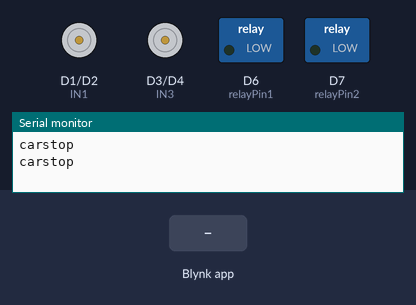
The sketch below on a simulated ESP8266 (NodeMCU). On the bench: motor-driver pin pairs drawn as motors (green arrow = first pin HIGH = forward, orange = second pin HIGH = backward, longer = more drive, scaled by the enable pin), switched loads named in the sketch (green lamp = pin HIGH), the last lines printed to the serial monitor. Inputs (shaded band) come from the test bench. WiFi joins after 1.5 s; servers stay silent unless stated.

Above: at 3.0 s.
3.1 s: Blynk app writes 1 to V0
5.3 s: Blynk app writes 1 to V4
At 6.5 s:
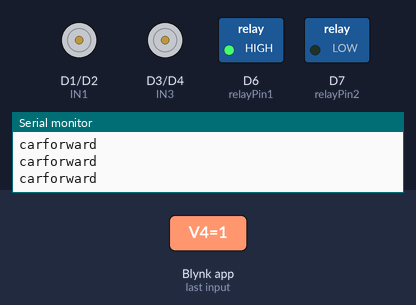
7.3 s: Blynk app writes 0 to V0
9.3 s: Blynk app writes 1 to V1
11.3 s: Blynk app writes 0 to V4
At 12.3 s:
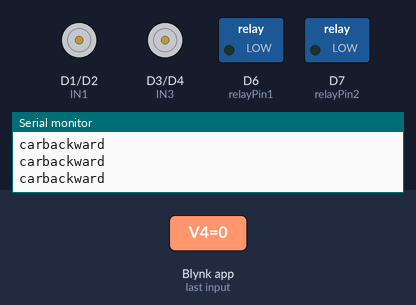
13.3 s: Blynk app writes 1 to V5
At 15.1 s:
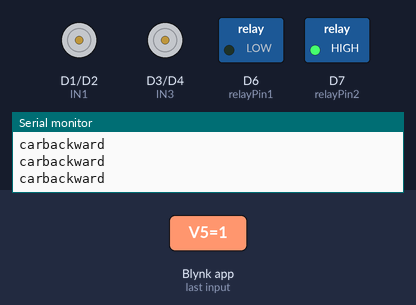
Timing chart, 0 to 16.3 s (numbered marks = the images above; inputs shaded):
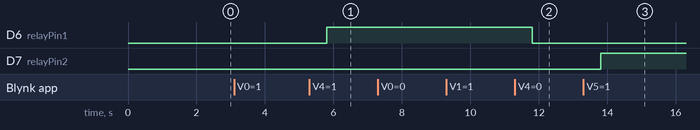

Measured:
- after the input at 5.3 s, D6 (relayPin1): LOW → HIGH after 0.51 s
- after the input at 11.3 s, D6 (relayPin1): HIGH → LOW after 0.51 s
- after the input at 13.3 s, D7 (relayPin2): LOW → HIGH after 0.51 s

The sketch:

ALL_IN_ONE_AGRICUTURE_SALIL_AND_PRANAV.ino
```cpp
#define BLYNK_PRINT Serial
#include <ESP8266WiFi.h>
#include <BlynkSimpleEsp8266.h>

#define BLYNK_TEMPLATE_ID "TMPL3kB0mNIWD"
#define BLYNK_TEMPLATE_NAME "agricuture robot"
#define BLYNK_AUTH_TOKEN "NFjUY5ww3RXf6Y3Y30mb8jXVoSp92WZg"

//Motor PINs
#define ENA               D0
#define IN1               D1
#define IN2               D2
#define IN3               D3
#define IN4               D4
#define ENB               D5
#define relayPin1         D6 // Set the GPIO pin for the relay
#define relayPin2         D7 // Set the GPIO pin for the relay

bool forward = 0;
bool backward = 0;
bool left = 0;
bool right = 0;
int Speed;

char auth[] = "NFjUY5ww3RXf6Y3Y30mb8jXVoSp92WZg"; //Enter your Blynk application auth token
char ssid[] = "Salil OnePlus"; //Enter your WIFI name
char pass[] = "12345678"; //Enter your WIFI passowrd

int angle = 0;
bool isRotating = false;
int cycleCount = 0;

// This function
//creates the timer object. It's part of Blynk library
BlynkTimer timer;

void setup() {
  Serial.begin(115200);
  pinMode(ENA, OUTPUT);
  pinMode(IN1, OUTPUT);
  pinMode(IN2, OUTPUT);
  pinMode(IN3, OUTPUT);
  pinMode(IN4, OUTPUT);
  pinMode(ENB, OUTPUT);
  pinMode(relayPin1, OUTPUT);
  pinMode(relayPin2, OUTPUT);
  WiFi.begin(ssid, pass); // Connect to Wi-Fi
  while (WiFi.status() != WL_CONNECTED)
  Blynk.begin(auth, ssid, pass);
}

BLYNK_WRITE(V0) {
  forward = param.asInt();
}

BLYNK_WRITE(V1) {
  backward = param.asInt();
}

BLYNK_WRITE(V2) {
  right = param.asInt();
}

BLYNK_WRITE(V3) {
  left = param.asInt();
}

//BLYNK_WRITE(V4) {
  //Speed = param.asInt();
//}

 BLYNK_WRITE(V4) // Virtual pin 1 for Blynk switch
{
  int value = param.asInt();

  if (value == 1) // If the switch is turned on
  {
    digitalWrite(relayPin1, HIGH); // Turn on the relay
  }
  else // If the switch is turned off
  {
    digitalWrite(relayPin1, LOW); // Turn off the relay
  }
}
  BLYNK_WRITE(V5) // Virtual pin 1 for Blynk switch
{
  int value = param.asInt();

  if (value == 1) // If the switch is turned on
  {
    digitalWrite(relayPin2, HIGH); // Turn on the relay
  }
  else // If the switch is turned off
  {
    digitalWrite(relayPin2, LOW); // Turn off the relay
  }
}

void smartcar() {
  if (forward == 1) {
    carforward();
    Serial.println("carforward");
  } else if (backward == 1) {
    carbackward();
    Serial.println("carbackward");
  } else if (left == 1) {
    carturnleft();
    Serial.println("carfleft");
  } else if (right == 1) {
    carturnright();
    Serial.println("carright");
  } else if (forward == 0 && backward == 0 && left == 0 && right == 0) {
    carStop();
    Serial.println("carstop");
  }
}

void loop() {
  Blynk.run();
  timer.run();
  smartcar();
  delay(1000);
}

void carforward() {
  analogWrite(ENA, Speed);
  analogWrite(ENB, Speed);
  digitalWrite(IN1, HIGH);
  digitalWrite(IN2, LOW);
  digitalWrite(IN3, HIGH);
  digitalWrite(IN4, LOW);
}
void carbackward() {
  analogWrite(ENA, Speed);
  analogWrite(ENB, Speed);
  digitalWrite(IN1, LOW);
  digitalWrite(IN2, HIGH);
  digitalWrite(IN3, LOW);
  digitalWrite(IN4, HIGH);
}
void carturnleft() {
  analogWrite(ENA, Speed);
  analogWrite(ENB, Speed);
  digitalWrite(IN1, HIGH);
  digitalWrite(IN2, LOW);
  digitalWrite(IN3, LOW);
  digitalWrite(IN4, HIGH);
}
void carturnright() {
  analogWrite(ENA, Speed);
  analogWrite(ENB, Speed);
  digitalWrite(IN1, LOW);
  digitalWrite(IN2, HIGH);
  digitalWrite(IN3, HIGH);
  digitalWrite(IN4, LOW);
}
void carStop() {
  digitalWrite(IN1, LOW);
  digitalWrite(IN2, LOW);
  digitalWrite(IN3, LOW);
  digitalWrite(IN4, LOW);
}
```
